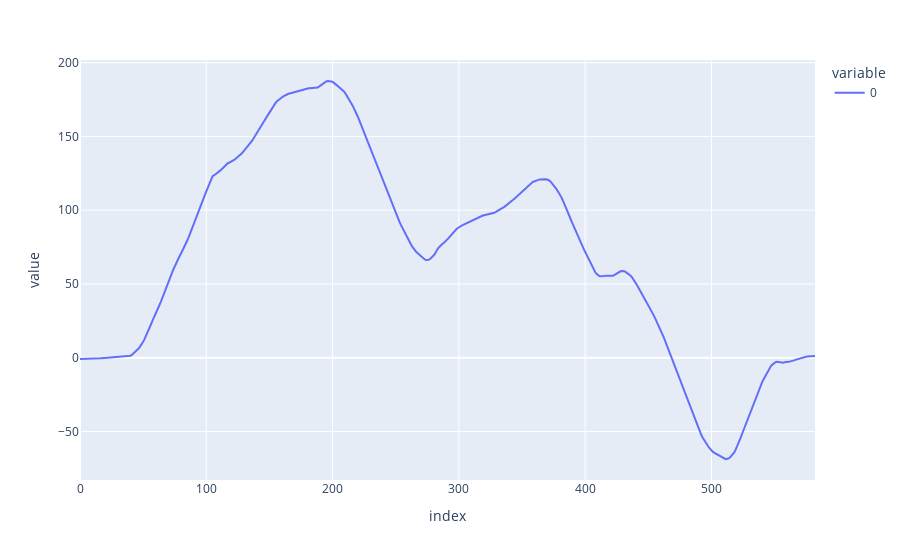

Notebook code for this chart:
### Code cell
px.line(pos_x)

### Figure 1 — Plotly figure (JSON) as saved in the notebook; plotly's stock layout.template omitted (floating-point values rounded to 4 significant figures; data arrays with more than 128 entries replaced by an {"elided": "..."} marker saying what was removed)
{"data": [{"hovertemplate": "variable=0<br>index=%{x}<br>value=%{y}<extra></extra>", "legendgroup": "0", "line": {"color": "#636efa", "dash": "solid"}, "marker": {"symbol": "circle"}, "mode": "lines", "name": "0", "orientation": "v", "showlegend": true, "type": "scatter", "x": {"elided": "583 int values"}, "xaxis": "x", "y": {"elided": "583 float values"}, "yaxis": "y"}], "layout": {"legend": {"title": {"text": "variable"}, "tracegroupgap": 0}, "margin": {"t": 60}, "xaxis": {"anchor": "y", "domain": [0, 1], "title": {"text": "index"}}, "yaxis": {"anchor": "x", "domain": [0, 1], "title": {"text": "value"}}}}
